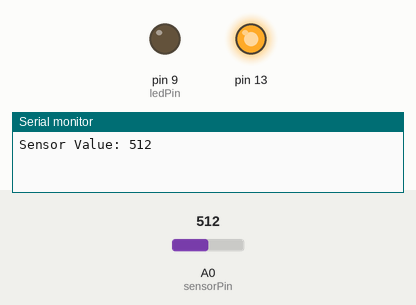
A sketch run on a simulated Arduino Uno, built with avr-gcc and run on an emulated ATmega328P. Parts: output pins drawn as LEDs (lit = HIGH), the last lines printed to the serial monitor. The test bench sets the inputs (shaded band); at power-on: A0 (sensorPin) = 512.

Above: at 0.1 s.
At 10.1 s:
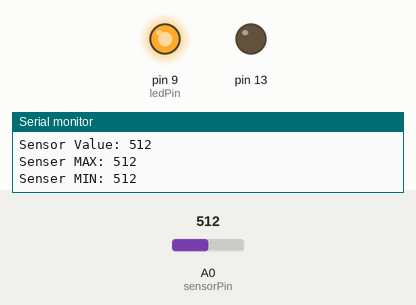
Timing chart, 0 to 11.6 s (numbered marks = the images above):
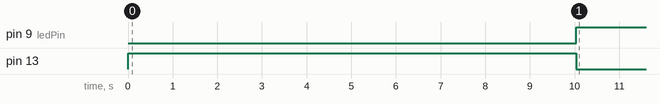

The sketch:

09-calibration-sensor-control.ino
```cpp
// use calibration to adjust the min and max values of sensor

const int sensorPin = A0;  // pin that the sensor is attached to
const int ledPin = 9;      // pin that the LED is attached to

// variables:
int sensorValue = 0;   // the sensor value
int sensorMin = 1023;  // minimum sensor value
int sensorMax = 0;     // maximum sensor value


void setup() {
  // turn on LED to signal the start of the calibration period:
  pinMode(13, OUTPUT);
  digitalWrite(13, HIGH);

  Serial.begin(9600);

  // calibrate during the first five seconds
  while (millis() < 10000) {
    sensorValue = analogRead(sensorPin);
    Serial.print("Sensor Value: ");
    Serial.println(sensorValue);

    // record the maximum sensor value
    if (sensorValue > sensorMax) {
      sensorMax = sensorValue;
    }

    // record the minimum sensor value
    if (sensorValue < sensorMin) {
      sensorMin = sensorValue;
    }

    delay(100);
  }

  // signal the end of the calibration period
  digitalWrite(13, LOW);

  Serial.print("Senser MAX: ");
  Serial.println(sensorMax);
  Serial.print("Senser MIN: ");
  Serial.println(sensorMin);
}

void loop() {
  // read the sensor:
  sensorValue = analogRead(sensorPin);
//  Serial.print("Sensor Value: ");
//  Serial.println(sensorValue);

  // in case the sensor value is outside the range seen during calibration
  sensorValue = constrain(sensorValue, sensorMin, sensorMax);

  // apply the calibration to the sensor reading
  sensorValue = map(sensorValue, sensorMin, sensorMax, 0, 255);

  // fade the LED using the calibrated value:
  analogWrite(ledPin, sensorValue);

  delay(100);
}
```

Measured:
- by itself, pin 9 (ledPin): LOW → HIGH at 10.0 s
